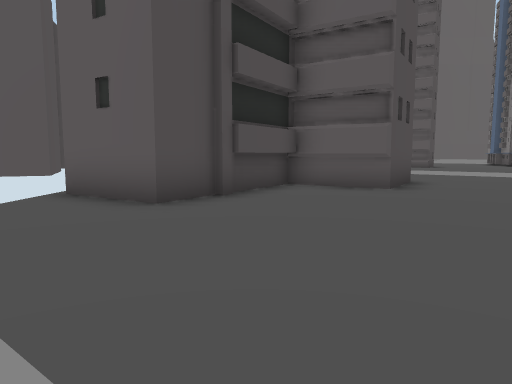
[1] (above)

24 first-person views from a walk through a scene from a Unity 3-D project. The camera is 1.4 m above the floor, tilts 6° down and sees 70° across. The floor is counted in squares, 2 m on a side. Each view is taken from the middle of a square. On the plan, view 1 faces up. The plan holds only what a view shows up to about 11 squares ahead; the rest is blank. The place goes on beyond the plan. The player character is not drawn.

[2]
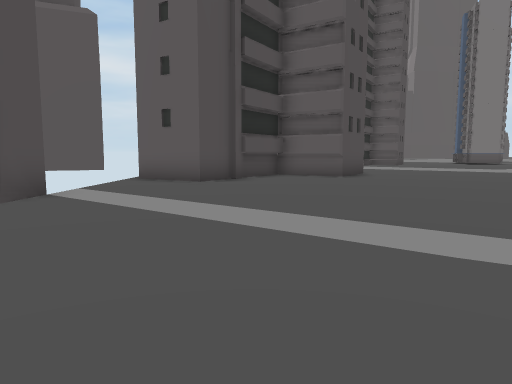

[3]
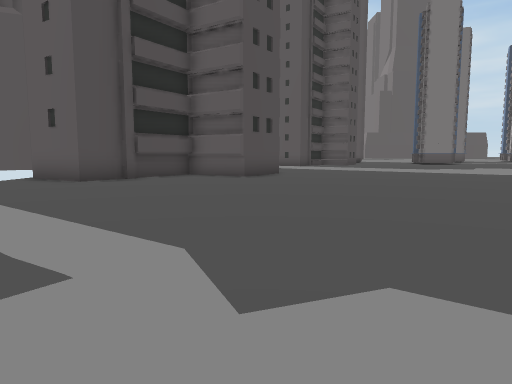

[4]
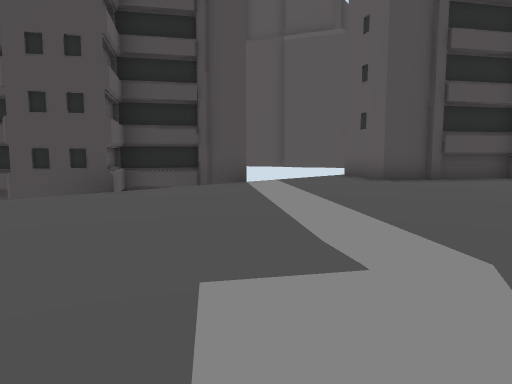

[5]
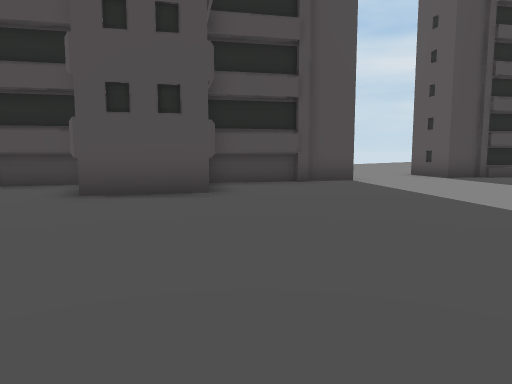

[6]
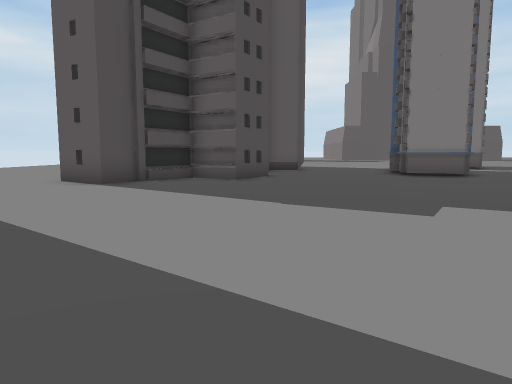

[7]
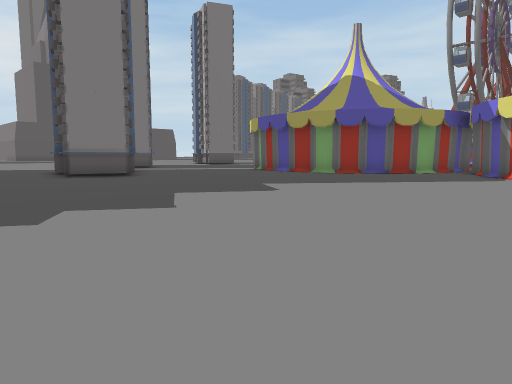

[8]
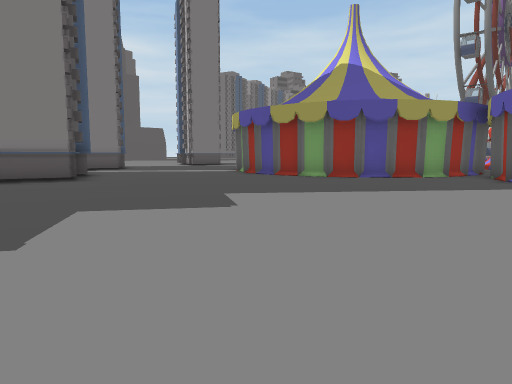

[9]
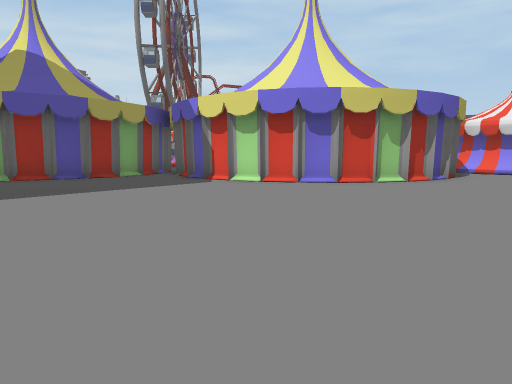

[10]
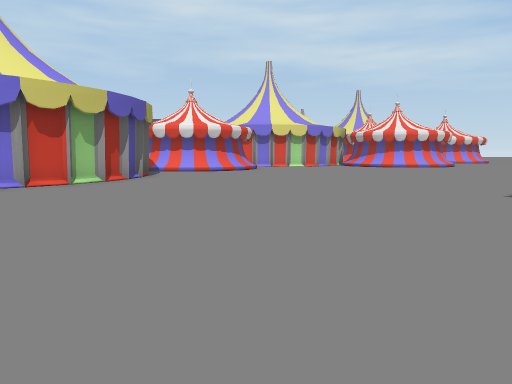

[11]
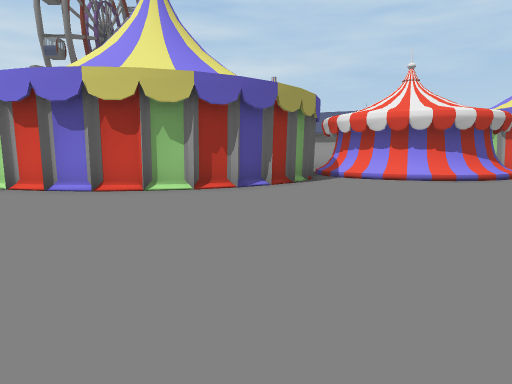

[12]
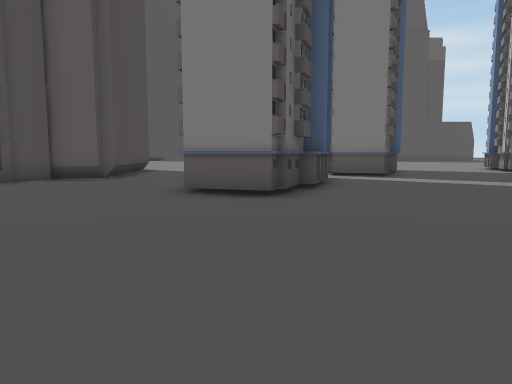

[13]
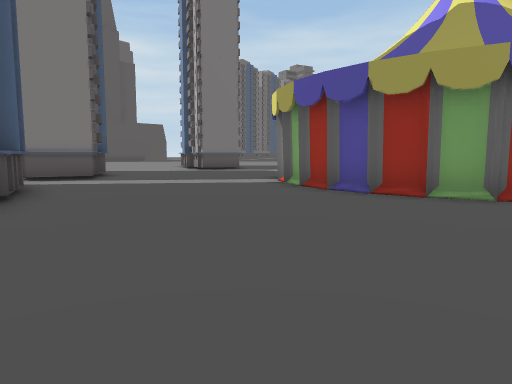

[14]
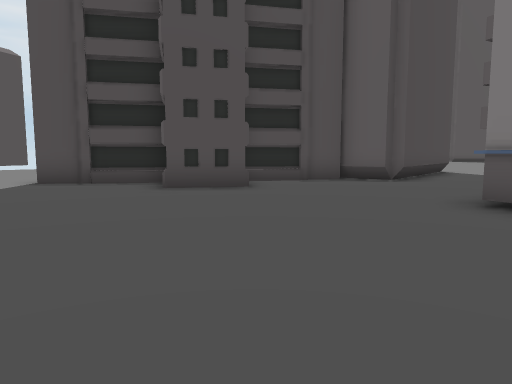

[15]
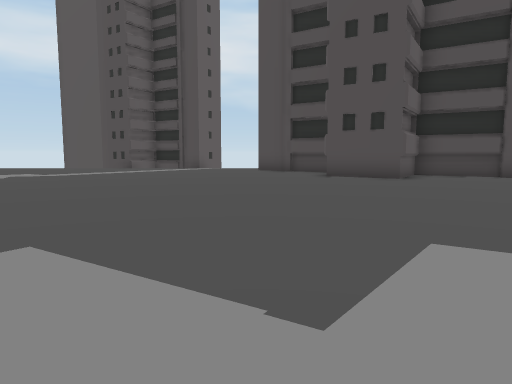

[16]
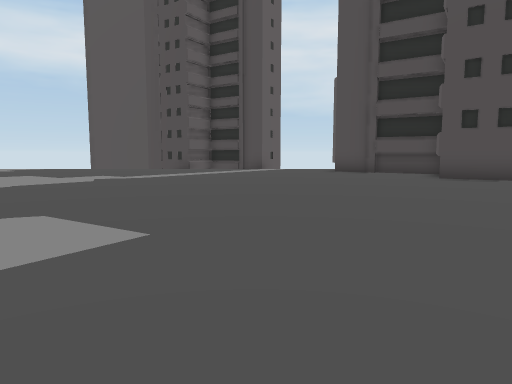

[17]
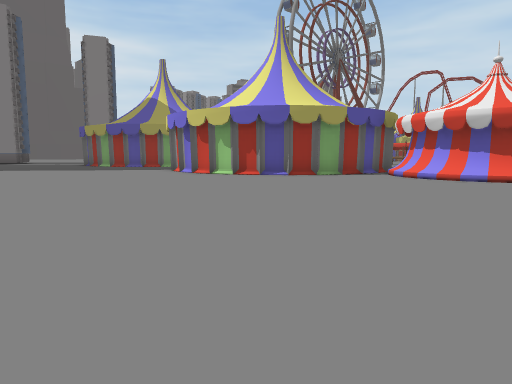

[18]
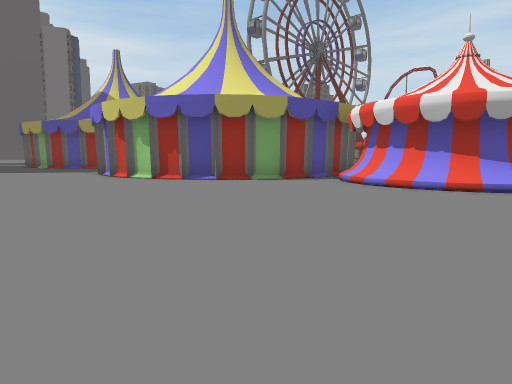

[19]
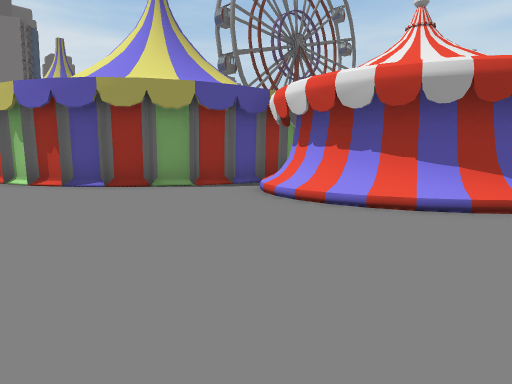

[20]
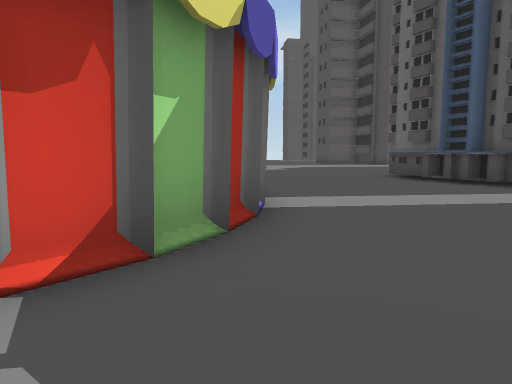

[21]
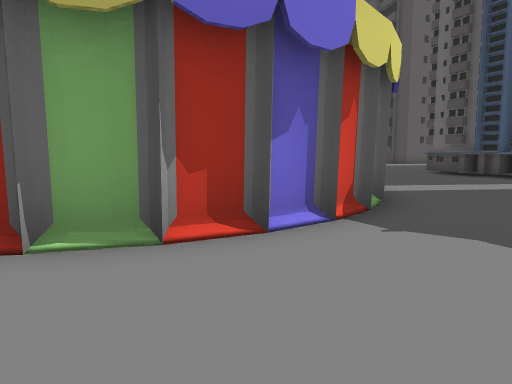

[22]
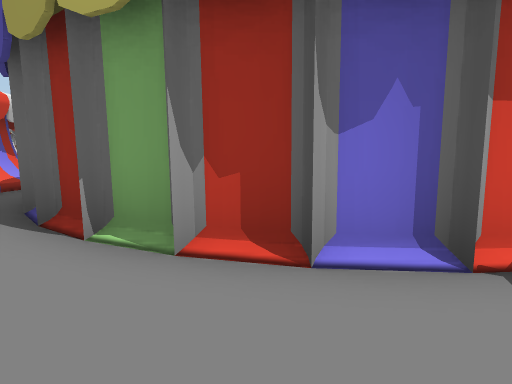

[23]
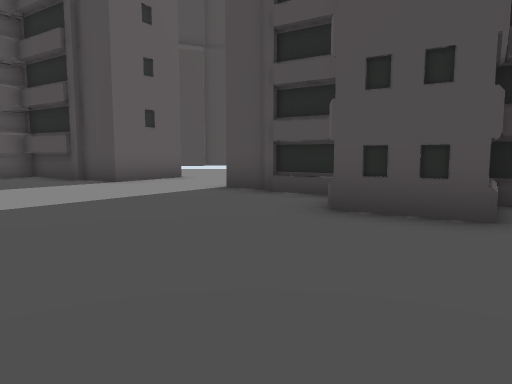

[24]
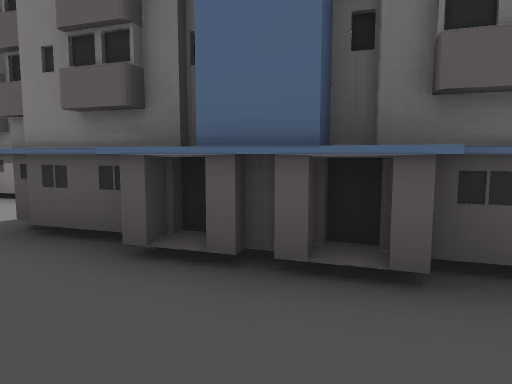

### Floor plan
Key: @ floor where view 1 was taken; # wall or solid block; . floor; / step, stairs or slope; = window, fence, low wall or low ledge; O other object.
Columns run from 6 left of view 1 to 30 right of it. Each row starts with its distance up from view 1.
 24                  O...# O.O..........
 23                OO....#  ............
 22               ##....###O.......###..
 21               #.....##O......######.
 20               #.....##O.....##    ##.
 19         ..  ####.....#......#      ##
 18         ... #OO............##
 17         ...##..............#
 16         ...................##
 15         ....................#
 14         ##..................##
 13          ##..................###
 12         ##.....................#
 11         #O...................###
 10         #...................##
  9        ###O.................#
  8       ####.................##
  7      ##.O..................#
  6    ###.....................##
  5    .........................#
  4    .........................##
  3    ..........................#####
  2   O.............................#
  1  OO...........................=##
  0  O ...@...........  ..........##
 -1  OO.............   ...........##
 -2 OOO............    ...........##
 -3    ..........      .........../#
 -4       ......       ..........

Positions as (right, up) in squares from view 1, and headings:
1: (0, 0), facing up
2: (0, -4), facing up
3: (3, -4), facing up
4: (3, -4), facing up-left
5: (9, 5), facing up-left
6: (9, 8), facing up
7: (10, 8), facing up-right
8: (12, 9), facing up-right
9: (12, 9), facing right
10: (12, 9), facing down-right
11: (14, 4), facing right
12: (15, 13), facing up
13: (15, 14), facing up-right
14: (15, 14), facing up-left
15: (14, 5), facing left
16: (13, 2), facing left
17: (13, -4), facing up-right
18: (16, -4), facing up-right
19: (19, -4), facing up-right
20: (26, 24), facing down-left
21: (29, 24), facing down-left
22: (27, 24), facing down
23: (13, 17), facing left
24: (12, 22), facing right
